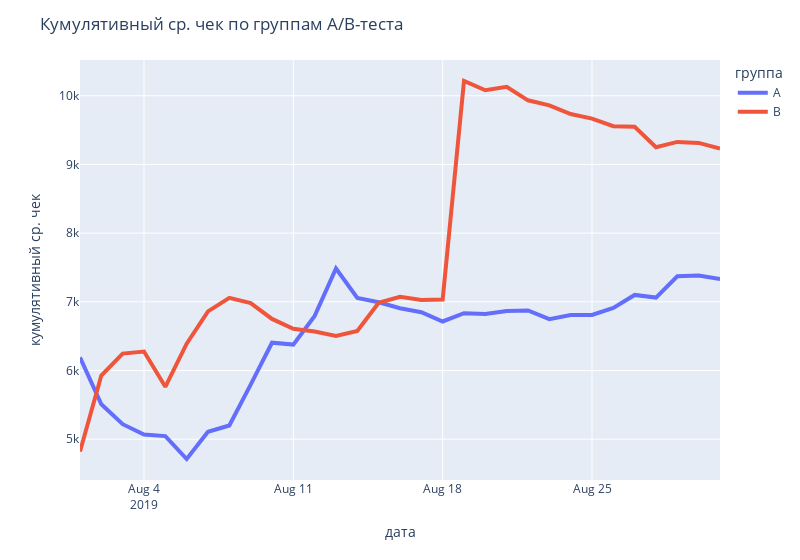

This figure's notebook cell:
### Markdown cell above
Строим график кумулятивного среднего чека по группам теста

### Code cell
fig = px.line(cumulative_data,
              x='date',
              y=cumulative_data['revenue']/cumulative_data['orders'],
              color='group',
              labels={
                  'date': 'дата',
                  'y': 'кумулятивный ср. чек',
                  'group': 'группа'}
              )

fig.update_layout(width=800,
                  title='Кумулятивный ср. чек по группам А/В-теста')
fig.update_traces(line_width=4)
iplot(fig)
